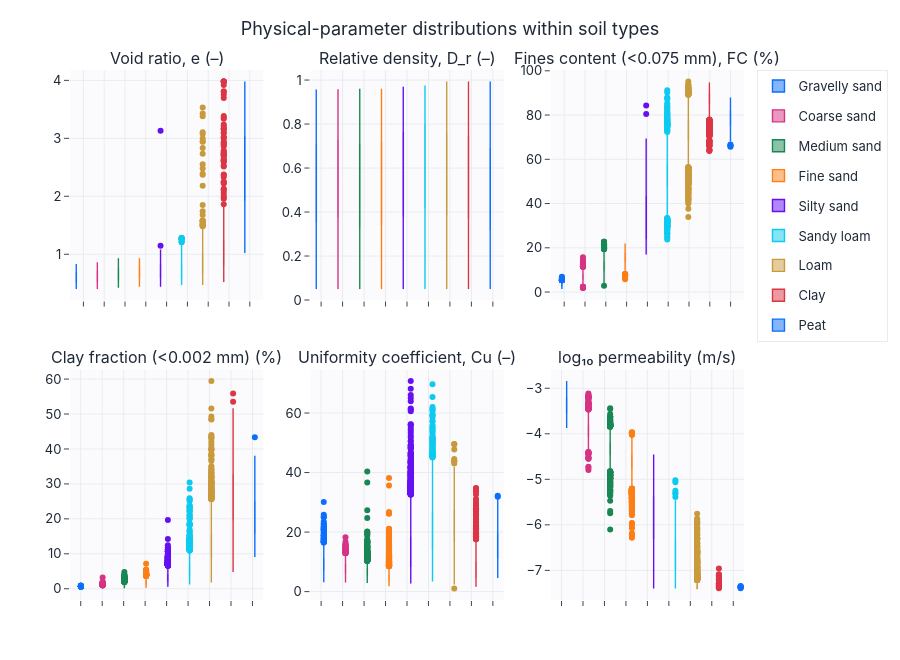

Write notebook code for a chart like this one.
### Markdown cell above
## Распределения физических параметров внутри типов грунта

### Code cell
cols = ["e", "D_r", "fines_content", "clay_fraction", "Cu", "log10_permeability"]
box_grid(meta, value_cols=cols, group_col="soil_type", group_order=soil_present,
         group_labels=SOIL_DISPLAY_NAMES_EN, titles=[FEATURE_AXIS_LABELS_EN.get(c, c) for c in cols],
         n_cols=3, title="Physical-parameter distributions within soil types",
         save=SAVE_FIGS, fig_id="1_2_params_by_soil").show()

### Figure 1 — Plotly figure (JSON) as saved in the notebook; plotly's stock layout.template omitted (floating-point values rounded to 4 significant figures; data arrays with more than 128 entries replaced by an {"elided": "..."} marker saying what was removed)
{"data": [{"boxmean": true, "legendgroup": "Gravelly sand", "line": {"width": 1.4}, "marker": {"color": "#0b6efd"}, "name": "Gravelly sand", "showlegend": true, "type": "box", "xaxis": "x", "y": {"elided": "1429 float values"}, "yaxis": "y"}, {"boxmean": true, "legendgroup": "Coarse sand", "line": {"width": 1.4}, "marker": {"color": "#d63384"}, "name": "Coarse sand", "showlegend": true, "type": "box", "xaxis": "x", "y": {"elided": "2044 float values"}, "yaxis": "y"}, {"boxmean": true, "legendgroup": "Medium sand", "line": {"width": 1.4}, "marker": {"color": "#198754"}, "name": "Medium sand", "showlegend": true, "type": "box", "xaxis": "x", "y": {"elided": "4065 float values"}, "yaxis": "y"}, {"boxmean": true, "legendgroup": "Fine sand", "line": {"width": 1.4}, "marker": {"color": "#fd7e14"}, "name": "Fine sand", "showlegend": true, "type": "box", "xaxis": "x", "y": {"elided": "3091 float values"}, "yaxis": "y"}, {"boxmean": true, "legendgroup": "Silty sand", "line": {"width": 1.4}, "marker": {"color": "#6610f2"}, "name": "Silty sand", "showlegend": true, "type": "box", "xaxis": "x", "y": {"elided": "5894 float values"}, "yaxis": "y"}, {"boxmean": true, "legendgroup": "Sandy loam", "line": {"width": 1.4}, "marker": {"color": "#0dcaf0"}, "name": "Sandy loam", "showlegend": true, "type": "box", "xaxis": "x", "y": {"elided": "3558 float values"}, "yaxis": "y"}, {"boxmean": true, "legendgroup": "Loam", "line": {"width": 1.4}, "marker": {"color": "#c99a3d"}, "name": "Loam", "showlegend": true, "type": "box", "xaxis": "x", "y": {"elided": "2334 float values"}, "yaxis": "y"}, {"boxmean": true, "legendgroup": "Clay", "line": {"width": 1.4}, "marker": {"color": "#dc3545"}, "name": "Clay", "showlegend": true, "type": "box", "xaxis": "x", "y": {"elided": "1200 float values"}, "yaxis": "y"}, {"boxmean": true, "legendgroup": "Peat", "line": {"width": 1.4}, "marker": {"color": "#0b6efd"}, "name": "Peat", "showlegend": true, "type": "box", "xaxis": "x", "y": {"elided": "385 float values"}, "yaxis": "y"}, {"boxmean": true, "legendgroup": "Gravelly sand", "line": {"width": 1.4}, "marker": {"color": "#0b6efd"}, "name": "Gravelly sand", "showlegend": false, "type": "box", "xaxis": "x2", "y": {"elided": "1429 float values"}, "yaxis": "y2"}, {"boxmean": true, "legendgroup": "Coarse sand", "line": {"width": 1.4}, "marker": {"color": "#d63384"}, "name": "Coarse sand", "showlegend": false, "type": "box", "xaxis": "x2", "y": {"elided": "2044 float values"}, "yaxis": "y2"}, {"boxmean": true, "legendgroup": "Medium sand", "line": {"width": 1.4}, "marker": {"color": "#198754"}, "name": "Medium sand", "showlegend": false, "type": "box", "xaxis": "x2", "y": {"elided": "4065 float values"}, "yaxis": "y2"}, {"boxmean": true, "legendgroup": "Fine sand", "line": {"width": 1.4}, "marker": {"color": "#fd7e14"}, "name": "Fine sand", "showlegend": false, "type": "box", "xaxis": "x2", "y": {"elided": "3091 float values"}, "yaxis": "y2"}, {"boxmean": true, "legendgroup": "Silty sand", "line": {"width": 1.4}, "marker": {"color": "#6610f2"}, "name": "Silty sand", "showlegend": false, "type": "box", "xaxis": "x2", "y": {"elided": "5894 float values"}, "yaxis": "y2"}, {"boxmean": true, "legendgroup": "Sandy loam", "line": {"width": 1.4}, "marker": {"color": "#0dcaf0"}, "name": "Sandy loam", "showlegend": false, "type": "box", "xaxis": "x2", "y": {"elided": "3558 float values"}, "yaxis": "y2"}, {"boxmean": true, "legendgroup": "Loam", "line": {"width": 1.4}, "marker": {"color": "#c99a3d"}, "name": "Loam", "showlegend": false, "type": "box", "xaxis": "x2", "y": {"elided": "2334 float values"}, "yaxis": "y2"}, {"boxmean": true, "legendgroup": "Clay", "line": {"width": 1.4}, "marker": {"color": "#dc3545"}, "name": "Clay", "showlegend": false, "type": "box", "xaxis": "x2", "y": {"elided": "1200 float values"}, "yaxis": "y2"}, {"boxmean": true, "legendgroup": "Peat", "line": {"width": 1.4}, "marker": {"color": "#0b6efd"}, "name": "Peat", "showlegend": false, "type": "box", "xaxis": "x2", "y": {"elided": "385 float values"}, "yaxis": "y2"}, {"boxmean": true, "legendgroup": "Gravelly sand", "line": {"width": 1.4}, "marker": {"color": "#0b6efd"}, "name": "Gravelly sand", "showlegend": false, "type": "box", "xaxis": "x3", "y": {"elided": "1429 float values"}, "yaxis": "y3"}, {"boxmean": true, "legendgroup": "Coarse sand", "line": {"width": 1.4}, "marker": {"color": "#d63384"}, "name": "Coarse sand", "showlegend": false, "type": "box", "xaxis": "x3", "y": {"elided": "2044 float values"}, "yaxis": "y3"}, {"boxmean": true, "legendgroup": "Medium sand", "line": {"width": 1.4}, "marker": {"color": "#198754"}, "name": "Medium sand", "showlegend": false, "type": "box", "xaxis": "x3", "y": {"elided": "4065 float values"}, "yaxis": "y3"}, {"boxmean": true, "legendgroup": "Fine sand", "line": {"width": 1.4}, "marker": {"color": "#fd7e14"}, "name": "Fine sand", "showlegend": false, "type": "box", "xaxis": "x3", "y": {"elided": "3091 float values"}, "yaxis": "y3"}, {"boxmean": true, "legendgroup": "Silty sand", "line": {"width": 1.4}, "marker": {"color": "#6610f2"}, "name": "Silty sand", "showlegend": false, "type": "box", "xaxis": "x3", "y": {"elided": "5894 float values"}, "yaxis": "y3"}, {"boxmean": true, "legendgroup": "Sandy loam", "line": {"width": 1.4}, "marker": {"color": "#0dcaf0"}, "name": "Sandy loam", "showlegend": false, "type": "box", "xaxis": "x3", "y": {"elided": "3558 float values"}, "yaxis": "y3"}, {"boxmean": true, "legendgroup": "Loam", "line": {"width": 1.4}, "marker": {"color": "#c99a3d"}, "name": "Loam", "showlegend": false, "type": "box", "xaxis": "x3", "y": {"elided": "2334 float values"}, "yaxis": "y3"}, {"boxmean": true, "legendgroup": "Clay", "line": {"width": 1.4}, "marker": {"color": "#dc3545"}, "name": "Clay", "showlegend": false, "type": "box", "xaxis": "x3", "y": {"elided": "1200 float values"}, "yaxis": "y3"}, {"boxmean": true, "legendgroup": "Peat", "line": {"width": 1.4}, "marker": {"color": "#0b6efd"}, "name": "Peat", "showlegend": false, "type": "box", "xaxis": "x3", "y": {"elided": "385 float values"}, "yaxis": "y3"}, {"boxmean": true, "legendgroup": "Gravelly sand", "line": {"width": 1.4}, "marker": {"color": "#0b6efd"}, "name": "Gravelly sand", "showlegend": false, "type": "box", "xaxis": "x4", "y": {"elided": "1429 float values"}, "yaxis": "y4"}, {"boxmean": true, "legendgroup": "Coarse sand", "line": {"width": 1.4}, "marker": {"color": "#d63384"}, "name": "Coarse sand", "showlegend": false, "type": "box", "xaxis": "x4", "y": {"elided": "2044 float values"}, "yaxis": "y4"}, {"boxmean": true, "legendgroup": "Medium sand", "line": {"width": 1.4}, "marker": {"color": "#198754"}, "name": "Medium sand", "showlegend": false, "type": "box", "xaxis": "x4", "y": {"elided": "4065 float values"}, "yaxis": "y4"}, {"boxmean": true, "legendgroup": "Fine sand", "line": {"width": 1.4}, "marker": {"color": "#fd7e14"}, "name": "Fine sand", "showlegend": false, "type": "box", "xaxis": "x4", "y": {"elided": "3091 float values"}, "yaxis": "y4"}, {"boxmean": true, "legendgroup": "Silty sand", "line": {"width": 1.4}, "marker": {"color": "#6610f2"}, "name": "Silty sand", "showlegend": false, "type": "box", "xaxis": "x4", "y": {"elided": "5894 float values"}, "yaxis": "y4"}, {"boxmean": true, "legendgroup": "Sandy loam", "line": {"width": 1.4}, "marker": {"color": "#0dcaf0"}, "name": "Sandy loam", "showlegend": false, "type": "box", "xaxis": "x4", "y": {"elided": "3558 float values"}, "yaxis": "y4"}, {"boxmean": true, "legendgroup": "Loam", "line": {"width": 1.4}, "marker": {"color": "#c99a3d"}, "name": "Loam", "showlegend": false, "type": "box", "xaxis": "x4", "y": {"elided": "2334 float values"}, "yaxis": "y4"}, {"boxmean": true, "legendgroup": "Clay", "line": {"width": 1.4}, "marker": {"color": "#dc3545"}, "name": "Clay", "showlegend": false, "type": "box", "xaxis": "x4", "y": {"elided": "1200 float values"}, "yaxis": "y4"}, {"boxmean": true, "legendgroup": "Peat", "line": {"width": 1.4}, "marker": {"color": "#0b6efd"}, "name": "Peat", "showlegend": false, "type": "box", "xaxis": "x4", "y": {"elided": "385 float values"}, "yaxis": "y4"}, {"boxmean": true, "legendgroup": "Gravelly sand", "line": {"width": 1.4}, "marker": {"color": "#0b6efd"}, "name": "Gravelly sand", "showlegend": false, "type": "box", "xaxis": "x5", "y": {"elided": "1429 float values"}, "yaxis": "y5"}, {"boxmean": true, "legendgroup": "Coarse sand", "line": {"width": 1.4}, "marker": {"color": "#d63384"}, "name": "Coarse sand", "showlegend": false, "type": "box", "xaxis": "x5", "y": {"elided": "2044 float values"}, "yaxis": "y5"}, {"boxmean": true, "legendgroup": "Medium sand", "line": {"width": 1.4}, "marker": {"color": "#198754"}, "name": "Medium sand", "showlegend": false, "type": "box", "xaxis": "x5", "y": {"elided": "4065 float values"}, "yaxis": "y5"}, {"boxmean": true, "legendgroup": "Fine sand", "line": {"width": 1.4}, "marker": {"color": "#fd7e14"}, "name": "Fine sand", "showlegend": false, "type": "box", "xaxis": "x5", "y": {"elided": "3091 float values"}, "yaxis": "y5"}, {"boxmean": true, "legendgroup": "Silty sand", "line": {"width": 1.4}, "marker": {"color": "#6610f2"}, "name": "Silty sand", "showlegend": false, "type": "box", "xaxis": "x5", "y": {"elided": "5894 float values"}, "yaxis": "y5"}, {"boxmean": true, "legendgroup": "Sandy loam", "line": {"width": 1.4}, "marker": {"color": "#0dcaf0"}, "name": "Sandy loam", "showlegend": false, "type": "box", "xaxis": "x5", "y": {"elided": "3558 float values"}, "yaxis": "y5"}, {"boxmean": true, "legendgroup": "Loam", "line": {"width": 1.4}, "marker": {"color": "#c99a3d"}, "name": "Loam", "showlegend": false, "type": "box", "xaxis": "x5", "y": {"elided": "2334 float values"}, "yaxis": "y5"}, {"boxmean": true, "legendgroup": "Clay", "line": {"width": 1.4}, "marker": {"color": "#dc3545"}, "name": "Clay", "showlegend": false, "type": "box", "xaxis": "x5", "y": {"elided": "1200 float values"}, "yaxis": "y5"}, {"boxmean": true, "legendgroup": "Peat", "line": {"width": 1.4}, "marker": {"color": "#0b6efd"}, "name": "Peat", "showlegend": false, "type": "box", "xaxis": "x5", "y": {"elided": "385 float values"}, "yaxis": "y5"}, {"boxmean": true, "legendgroup": "Gravelly sand", "line": {"width": 1.4}, "marker": {"color": "#0b6efd"}, "name": "Gravelly sand", "showlegend": false, "type": "box", "xaxis": "x6", "y": {"elided": "1429 float values"}, "yaxis": "y6"}, {"boxmean": true, "legendgroup": "Coarse sand", "line": {"width": 1.4}, "marker": {"color": "#d63384"}, "name": "Coarse sand", "showlegend": false, "type": "box", "xaxis": "x6", "y": {"elided": "2044 float values"}, "yaxis": "y6"}, {"boxmean": true, "legendgroup": "Medium sand", "line": {"width": 1.4}, "marker": {"color": "#198754"}, "name": "Medium sand", "showlegend": false, "type": "box", "xaxis": "x6", "y": {"elided": "4065 float values"}, "yaxis": "y6"}, {"boxmean": true, "legendgroup": "Fine sand", "line": {"width": 1.4}, "marker": {"color": "#fd7e14"}, "name": "Fine sand", "showlegend": false, "type": "box", "xaxis": "x6", "y": {"elided": "3091 float values"}, "yaxis": "y6"}, {"boxmean": true, "legendgroup": "Silty sand", "line": {"width": 1.4}, "marker": {"color": "#6610f2"}, "name": "Silty sand", "showlegend": false, "type": "box", "xaxis": "x6", "y": {"elided": "5894 float values"}, "yaxis": "y6"}, {"boxmean": true, "legendgroup": "Sandy loam", "line": {"width": 1.4}, "marker": {"color": "#0dcaf0"}, "name": "Sandy loam", "showlegend": false, "type": "box", "xaxis": "x6", "y": {"elided": "3558 float values"}, "yaxis": "y6"}, {"boxmean": true, "legendgroup": "Loam", "line": {"width": 1.4}, "marker": {"color": "#c99a3d"}, "name": "Loam", "showlegend": false, "type": "box", "xaxis": "x6", "y": {"elided": "2334 float values"}, "yaxis": "y6"}, {"boxmean": true, "legendgroup": "Clay", "line": {"width": 1.4}, "marker": {"color": "#dc3545"}, "name": "Clay", "showlegend": false, "type": "box", "xaxis": "x6", "y": {"elided": "1200 float values"}, "yaxis": "y6"}, {"boxmean": true, "legendgroup": "Peat", "line": {"width": 1.4}, "marker": {"color": "#0b6efd"}, "name": "Peat", "showlegend": false, "type": "box", "xaxis": "x6", "y": {"elided": "385 float values"}, "yaxis": "y6"}], "layout": {"annotations": [{"font": {"size": 16}, "showarrow": false, "text": "Void ratio, e (–)", "x": 0.1433, "xanchor": "center", "xref": "paper", "y": 1.0, "yanchor": "bottom", "yref": "paper"}, {"font": {"size": 16}, "showarrow": false, "text": "Relative density, D_r (–)", "x": 0.5, "xanchor": "center", "xref": "paper", "y": 1.0, "yanchor": "bottom", "yref": "paper"}, {"font": {"size": 16}, "showarrow": false, "text": "Fines content (<0.075 mm), FC (%)", "x": 0.8567, "xanchor": "center", "xref": "paper", "y": 1.0, "yanchor": "bottom", "yref": "paper"}, {"font": {"size": 16}, "showarrow": false, "text": "Clay fraction (<0.002 mm) (%)", "x": 0.1433, "xanchor": "center", "xref": "paper", "y": 0.435, "yanchor": "bottom", "yref": "paper"}, {"font": {"size": 16}, "showarrow": false, "text": "Uniformity coefficient, Cu (–)", "x": 0.5, "xanchor": "center", "xref": "paper", "y": 0.435, "yanchor": "bottom", "yref": "paper"}, {"font": {"size": 16}, "showarrow": false, "text": "log₁₀ permeability (m/s)", "x": 0.8567, "xanchor": "center", "xref": "paper", "y": 0.435, "yanchor": "bottom", "yref": "paper"}], "boxmode": "group", "height": 660, "title": {"text": "Physical-parameter distributions within soil types"}, "xaxis": {"anchor": "y", "domain": [0.0, 0.2867], "showticklabels": false}, "xaxis2": {"anchor": "y2", "domain": [0.3567, 0.6433], "showticklabels": false}, "xaxis3": {"anchor": "y3", "domain": [0.7133, 1.0], "showticklabels": false}, "xaxis4": {"anchor": "y4", "domain": [0.0, 0.2867], "showticklabels": false}, "xaxis5": {"anchor": "y5", "domain": [0.3567, 0.6433], "showticklabels": false}, "xaxis6": {"anchor": "y6", "domain": [0.7133, 1.0], "showticklabels": false}, "yaxis": {"anchor": "x", "domain": [0.565, 1.0]}, "yaxis2": {"anchor": "x2", "domain": [0.565, 1.0]}, "yaxis3": {"anchor": "x3", "domain": [0.565, 1.0]}, "yaxis4": {"anchor": "x4", "domain": [0.0, 0.435]}, "yaxis5": {"anchor": "x5", "domain": [0.0, 0.435]}, "yaxis6": {"anchor": "x6", "domain": [0.0, 0.435]}}}
